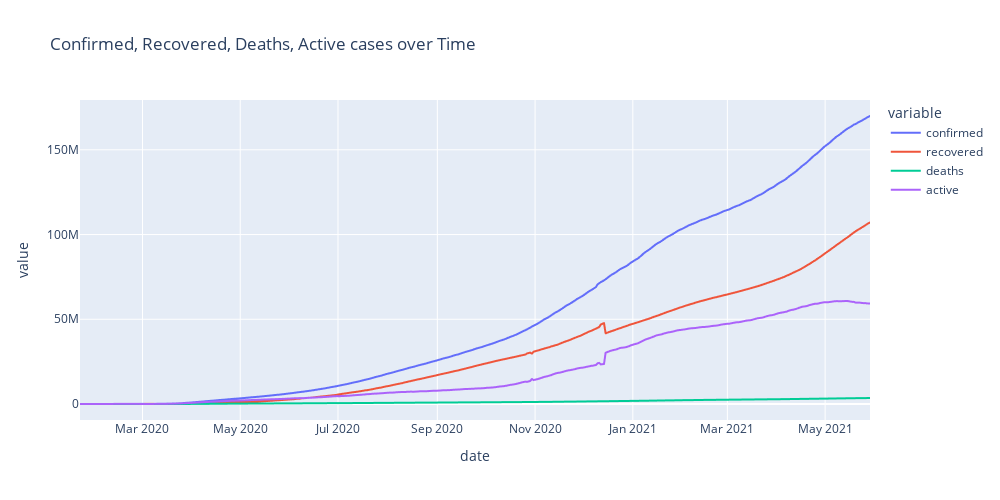

The code cell stored with this chart in its notebook:
### Code cell
# Построим график роста зафиксированного числа случаев заражения (confirmed), смертей (deaths), выздоровлений (recovered) и активных случаев (active) за всё время. 
# Для этого просуммируем статистику по дням и передадим полученный DataFrame в метод line().
line_data = covid_df.groupby('date', as_index=False).sum()

fig = px.line(
    data_frame=line_data, #DataFrame
    x='date', #ось абсцисс
    y=['confirmed', 'recovered', 'deaths', 'active'], #ось ординат
    height=500, #высота
    width=1000, #ширина
    title='Confirmed, Recovered, Deaths, Active cases over Time' #заголовок
)
fig.show()

### Figure 1 — Plotly figure (JSON) as saved in the notebook; plotly's stock layout.template omitted (floating-point values rounded to 4 significant figures; data arrays with more than 128 entries replaced by an {"elided": "..."} marker saying what was removed)
{"data": [{"hovertemplate": "variable=confirmed<br>date=%{x}<br>value=%{y}<extra></extra>", "legendgroup": "confirmed", "line": {"color": "#636efa", "dash": "solid"}, "marker": {"symbol": "circle"}, "mode": "lines", "name": "confirmed", "showlegend": true, "type": "scattergl", "x": {"elided": "494 str values"}, "xaxis": "x", "y": {"elided": "494 int values"}, "yaxis": "y"}, {"hovertemplate": "variable=recovered<br>date=%{x}<br>value=%{y}<extra></extra>", "legendgroup": "recovered", "line": {"color": "#EF553B", "dash": "solid"}, "marker": {"symbol": "circle"}, "mode": "lines", "name": "recovered", "showlegend": true, "type": "scattergl", "x": {"elided": "494 str values"}, "xaxis": "x", "y": {"elided": "494 int values"}, "yaxis": "y"}, {"hovertemplate": "variable=deaths<br>date=%{x}<br>value=%{y}<extra></extra>", "legendgroup": "deaths", "line": {"color": "#00cc96", "dash": "solid"}, "marker": {"symbol": "circle"}, "mode": "lines", "name": "deaths", "showlegend": true, "type": "scattergl", "x": {"elided": "494 str values"}, "xaxis": "x", "y": {"elided": "494 int values"}, "yaxis": "y"}, {"hovertemplate": "variable=active<br>date=%{x}<br>value=%{y}<extra></extra>", "legendgroup": "active", "line": {"color": "#ab63fa", "dash": "solid"}, "marker": {"symbol": "circle"}, "mode": "lines", "name": "active", "showlegend": true, "type": "scattergl", "x": {"elided": "494 str values"}, "xaxis": "x", "y": {"elided": "494 int values"}, "yaxis": "y"}], "layout": {"height": 500, "legend": {"title": {"text": "variable"}, "tracegroupgap": 0}, "title": {"text": "Confirmed, Recovered, Deaths, Active cases over Time"}, "width": 1000, "xaxis": {"anchor": "y", "domain": [0, 1], "title": {"text": "date"}}, "yaxis": {"anchor": "x", "domain": [0, 1], "title": {"text": "value"}}}}
